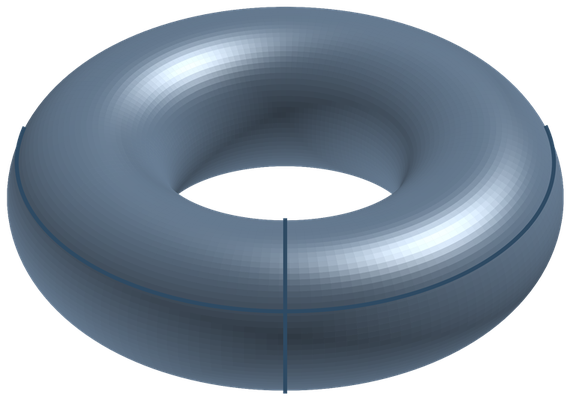

Write the Python code that produced this figure.
"""The torus: the one and only Calabi-Yau curve, in the poster palette.

Reproduces figures/cy-torus.png for poster-one.tex.
Run from the repository root:  python3 figures/cy-torus.py

Same pooled-quad + true-camera depth sort as the quintic figure (the
torus self-occludes, and matplotlib has no z-buffer); glossy ceramic
finish, one meridian and one parallel drawn in deep blue to suggest the
two flat directions.
"""
import numpy as np
import matplotlib
matplotlib.use("Agg")
import matplotlib.pyplot as plt
from mpl_toolkits.mplot3d.art3d import Poly3DCollection

def rgb(h):
    return np.array([int(h[i:i+2], 16) / 255 for i in (1, 3, 5)])

BASE = rgb("#6E86A0")
DEEP = rgb("#2E4A63")
PAPER = rgb("#F7F4EE")

R, r = 1.0, 0.42
NU, NV = 160, 90
ELEV, AZIM = 34, -62

el, az = np.radians(ELEV), np.radians(AZIM)
cam = np.array([np.cos(el)*np.cos(az), np.cos(el)*np.sin(az), np.sin(el)])
L1 = np.array([0.35, 0.45, 0.9]);  L1 /= np.linalg.norm(L1)
L2 = np.array([-0.7, -0.3, 0.35]); L2 /= np.linalg.norm(L2)
H1 = L1 + cam; H1 /= np.linalg.norm(H1)

u = np.linspace(0, 2*np.pi, NU)          # around the hole
v = np.linspace(0, 2*np.pi, NV)          # around the tube
U, V = np.meshgrid(u, v)
X = (R + r*np.cos(V)) * np.cos(U)
Y = (R + r*np.cos(V)) * np.sin(U)
Z = r * np.sin(V)
P = np.stack([X, Y, Z], axis=-1)

quads, colors, depths = [], [], []
for i in range(NV - 1):
    for j in range(NU - 1):
        q = np.array([P[i, j], P[i, j+1], P[i+1, j+1], P[i+1, j]])
        n = np.cross(q[1]-q[0], q[3]-q[0]); nn = np.linalg.norm(n)
        if nn < 1e-12:
            continue
        n /= nn
        diff = 0.38 + 0.46*abs(n @ L1) + 0.20*abs(n @ L2)
        spec = 0.65 * abs(n @ H1)**30
        c = BASE*diff + (PAPER*0.5 + 0.5)*spec
        quads.append(q)
        colors.append(np.clip(np.clip(c, 0, 1)**(1/1.06), 0, 1))
        depths.append(q.mean(axis=0) @ cam)

# one meridian + one parallel, slightly lifted, only on camera-facing side
def circle_pts(kind, c0):
    tt = np.linspace(0, 2*np.pi, 240)
    if kind == "meridian":                       # around the tube, fixed u
        x = (R + (r+0.008)*np.cos(tt)) * np.cos(c0)
        y = (R + (r+0.008)*np.cos(tt)) * np.sin(c0)
        z = (r+0.008) * np.sin(tt)
        nrm = np.stack([np.cos(tt)*np.cos(c0), np.cos(tt)*np.sin(c0),
                        np.sin(tt)], axis=-1)
    else:                                        # around the hole, fixed v
        x = (R + (r+0.008)*np.cos(c0)) * np.cos(tt)
        y = (R + (r+0.008)*np.cos(c0)) * np.sin(tt)
        z = np.full_like(tt, (r+0.008) * np.sin(c0))
        nrm = np.stack([np.cos(c0)*np.cos(tt), np.cos(c0)*np.sin(tt),
                        np.full_like(tt, np.sin(c0))], axis=-1)
    pts = np.stack([x, y, z], axis=-1)
    vis = (nrm @ cam) > 0.15
    return pts, vis

order = np.argsort(depths)
quads = [quads[i] for i in order]
colors = [colors[i] for i in order]

fig = plt.figure(figsize=(9, 9))
ax = fig.add_subplot(111, projection="3d")
ax.computed_zorder = False          # draw in OUR order: surface, then lines
ax.add_collection3d(Poly3DCollection(quads, facecolors=colors,
                                     edgecolors=colors, linewidths=0.15,
                                     zorder=1))
for kind, c0 in (("meridian", np.radians(-62)), ("parallel", 0.55)):
    pts, vis = circle_pts(kind, c0)
    pts_v = pts.copy()
    pts_v[~vis] = np.nan                        # break the hidden part
    ax.plot(pts_v[:, 0], pts_v[:, 1], pts_v[:, 2], color=DEEP, lw=2.8,
            zorder=10)
m = R + r + 0.1
ax.set_xlim(-m, m); ax.set_ylim(-m, m); ax.set_zlim(-m*0.7, m*0.7)
ax.set_box_aspect((1, 1, 0.7)); ax.view_init(elev=ELEV, azim=AZIM)
ax.set_axis_off()
plt.subplots_adjust(left=0, right=1, top=1, bottom=0)
fig.savefig("figures/cy-torus.png", dpi=300, transparent=True)

import matplotlib.image as mpimg
img = mpimg.imread("figures/cy-torus.png")
ys, xs = np.where(img[:, :, 3] > 0.01)
pad = 20
y0, y1 = max(ys.min()-pad, 0), min(ys.max()+pad, img.shape[0])
x0, x1 = max(xs.min()-pad, 0), min(xs.max()+pad, img.shape[1])
mpimg.imsave("figures/cy-torus.png", img[y0:y1, x0:x1])
print("saved figures/cy-torus.png",
      "aspect h/w = %.3f" % ((y1-y0)/(x1-x0)))
